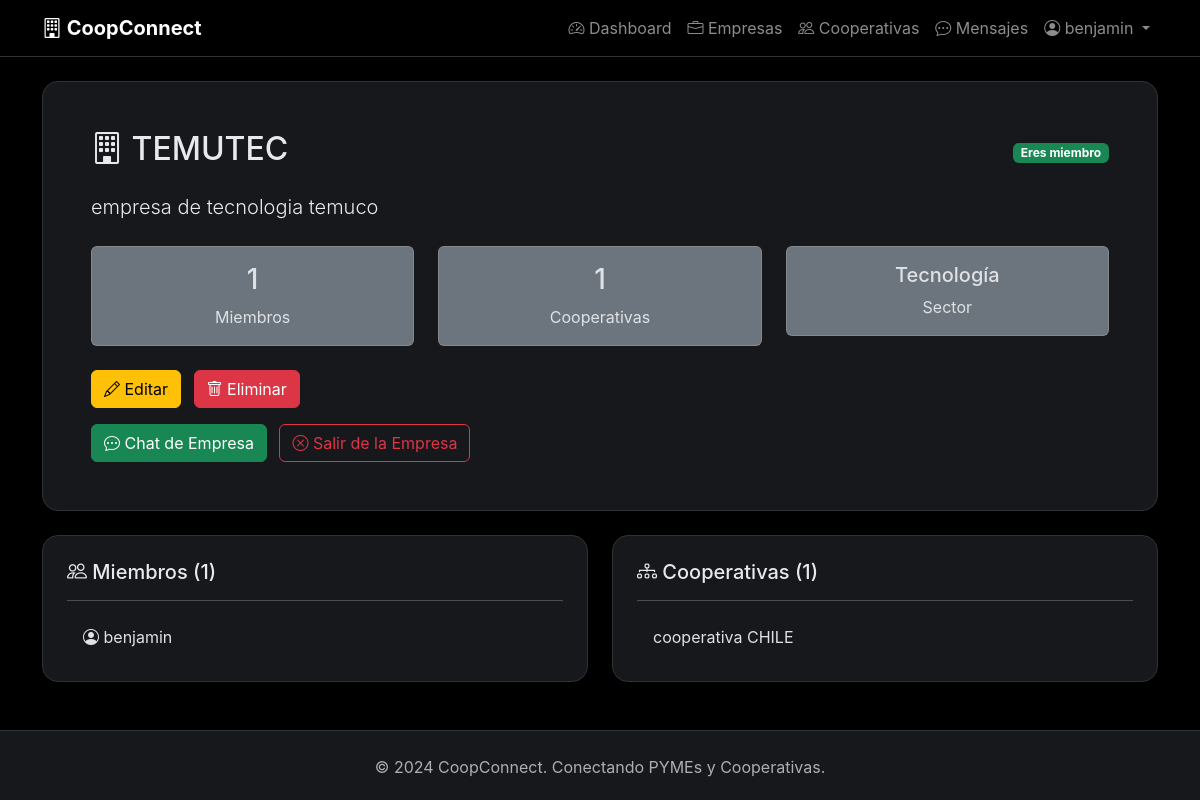
Page /organizations/companies/1/ (signed in) on the committed database.
### organizations/models.py (models this page shows, shortened)
class Company(models.Model):
    name = models.CharField(max_length=200, unique=True, verbose_name='Nombre')
    sector = models.CharField(max_length=50, choices=SECTOR_CHOICES, verbose_name='Sector')
    description = models.TextField(verbose_name='Descripción')
    access_code = models.CharField(max_length=20, default='123456', verbose_name='Código de Acceso', help_text='Código para que otros usuarios se unan a tu empresa')
    created_by = models.ForeignKey(User, on_delete=models.SET_NULL, null=True, related_name='companies_created')
    created_at = models.DateTimeField(auto_now_add=True)
    class Meta:
        verbose_name = 'Empresa'
        verbose_name_plural = 'Empresas'
        ordering = ['-created_at']
    @property
    def members_count(self):
        return self.members.count()

class Cooperative(models.Model):
    name = models.CharField(max_length=200, unique=True, verbose_name='Nombre')
    sector = models.CharField(max_length=50, choices=SECTOR_CHOICES, verbose_name='Sector')
    description = models.TextField(verbose_name='Descripción')
    companies = models.ManyToManyField(Company, related_name='cooperatives', blank=True)
    created_by = models.ForeignKey(User, on_delete=models.SET_NULL, null=True, related_name='cooperatives_created')
    created_at = models.DateTimeField(auto_now_add=True)
    class Meta:
        verbose_name = 'Cooperativa'
        verbose_name_plural = 'Cooperativas'
        ordering = ['-created_at']

### accounts/models.py (models this page shows, shortened)
class Profile(models.Model):
    user = models.OneToOneField(User, on_delete=models.CASCADE, related_name='profile')
    company = models.ForeignKey('organizations.Company', on_delete=models.SET_NULL, null=True, blank=True, related_name='members')
    avatar = models.ImageField(upload_to='avatars/', null=True, blank=True)
    bio = models.TextField(max_length=500, blank=True)
    created_at = models.DateTimeField(auto_now_add=True)
    class Meta:
        verbose_name = 'Perfil'
        verbose_name_plural = 'Perfiles'

### organizations/views.py (the view)
# urls.py: path('companies/<int:pk>/', views.company_detail, name='company_detail'),
@login_required
def company_detail(request, pk):
    company = get_object_or_404(Company, pk=pk)
    members = company.members.all()
    cooperatives = company.cooperatives.all()
    is_member = request.user.profile.company == company
    can_join = not request.user.profile.company
    context = {
        'company': company,
        'members': members,
        'cooperatives': cooperatives,
        'is_member': is_member,
        'can_join': can_join,
    }
    return render(request, 'organizations/company_detail.html', context)

### templates/organizations/company_detail.html (shortened to what this page needs)
{% extends 'base.html' %}
{% block content %}
<div class="container mt-4">
    <div class="card-custom p-5 mb-4">
        <div class="d-flex justify-content-between align-items-center mb-3">
            <h2><i class="bi bi-building"></i> {{ company.name }}</h2>
            {% if is_member %}
            <span class="badge bg-success">Eres miembro</span>
            {% endif %}
        </div>
        <p class="lead">{{ company.description }}</p>
        <div class="row mt-4">
            <div class="col-md-4">
                <div class="card bg-secondary p-3 text-center">
                    <h3>{{ company.members_count }}</h3>
                    <p class="mb-0">Miembros</p>
                </div>
            </div>
            <div class="col-md-4">
                <div class="card bg-secondary p-3 text-center">
                    <h3>{{ cooperatives.count }}</h3>
                    <p class="mb-0">Cooperativas</p>
                </div>
            </div>
            <div class="col-md-4">
                <div class="card bg-secondary p-3 text-center">
                    <h5>{{ company.get_sector_display }}</h5>
                    <p class="mb-0">Sector</p>
                </div>
            </div>
        </div>
        <div class="mt-4">
            {% if user == company.created_by %}
            <div class="mb-3">
                <a href="{% url 'organizations:company_edit' company.id %}" class="btn btn-warning me-2">
                    <i class="bi bi-pencil"></i> Editar
                </a>
                <a href="{% url 'organizations:company_delete' company.id %}" class="btn btn-danger">
                    <i class="bi bi-trash"></i> Eliminar
                </a>
            </div>
            {% endif %}
            {% if is_member %}
            <a href="{% url 'messaging:create_company_chat' company.id %}" class="btn btn-success me-2">
                <i class="bi bi-chat-dots"></i> Chat de Empresa
            </a>
            <a href="{% url 'organizations:company_leave' company.id %}" class="btn btn-outline-danger"
                onclick="return confirm('¿Seguro que quieres salir de esta empresa?')">
                <i class="bi bi-x-circle"></i> Salir de la Empresa
            </a>
            {% elif can_join %}
            <a href="{% url 'organizations:company_join' company.id %}" class="btn btn-primary">
                <i class="bi bi-plus-circle"></i> Unirme a esta Empresa
            </a>
            {% elif user.profile.company %}
            <div class="alert alert-warning">
                Ya perteneces a otra empresa.
            </div>
            {% endif %}
        </div>
    </div>
    <div class="row">
        <div class="col-md-6">
            <div class="card-custom p-4">
                <h5><i class="bi bi-people"></i> Miembros ({{ members.count }})</h5>
                <hr>
                {% if members %}
                <div class="list-group list-group-flush">
                    {% for member in members %}
                    <div class="list-group-item bg-transparent border-secondary">
                        <i class="bi bi-person-circle"></i> {{ member.user.username }}
                    </div>
                    {% endfor %}
                </div>
                {% else %}
                <p class="text-muted">No hay miembros aún.</p>
                {% endif %}
            </div>
        </div>
        <div class="col-md-6">
            <div class="card-custom p-4">
                <h5><i class="bi bi-diagram-3"></i> Cooperativas ({{ cooperatives.count }})</h5>
                <hr>
                {% if cooperatives %}
                <div class="list-group list-group-flush">
                    {% for coop in cooperatives %}
                    <a href="{% url 'organizations:cooperative_detail' coop.id %}"
                        class="list-group-item list-group-item-action bg-transparent border-secondary">
                        {{ coop.name }}
                    </a>
                    {% endfor %}
                </div>
                {% else %}
                <p class="text-muted">No pertenece a ninguna cooperativa.</p>
                {% endif %}
            </div>
        </div>
    </div>
</div>
{% endblock %}

### templates/base.html (shortened to what this page needs)
<!DOCTYPE html>
{% load static %}
<html lang="es" data-bs-theme="dark">
<head>
    <link href="https://cdn.jsdelivr.net/npm/bootstrap@5.3.2/dist/css/bootstrap.min.css" rel="stylesheet">
    <link rel="stylesheet" href="https://cdn.jsdelivr.net/npm/bootstrap-icons@1.11.1/font/bootstrap-icons.css">
    <link rel="stylesheet" href="{% static 'css/styles.css' %}">
</head>
<body>
    {% block navbar %}
    <nav class="navbar navbar-expand-lg navbar-dark navbar-custom sticky-top">
        <div class="container">
            <a class="navbar-brand fw-bold" href="{% url 'dashboard' %}">
                <i class="bi bi-building"></i> CoopConnect
            </a>
            <div class="collapse navbar-collapse" id="navbarNav">
                <ul class="navbar-nav ms-auto">
                    <li class="nav-item">
                        <a class="nav-link" href="{% url 'dashboard' %}">
                            <i class="bi bi-speedometer2"></i> Dashboard
                        </a>
                    </li>
                    <li class="nav-item">
                        <a class="nav-link" href="{% url 'organizations:company_list' %}">
                            <i class="bi bi-briefcase"></i> Empresas
                        </a>
                    </li>
                    <li class="nav-item">
                        <a class="nav-link" href="{% url 'organizations:cooperative_list' %}">
                            <i class="bi bi-people"></i> Cooperativas
                        </a>
                    </li>
                    <li class="nav-item">
                        <a class="nav-link" href="{% url 'messaging:chat_list' %}">
                            <i class="bi bi-chat-dots"></i> Mensajes
                        </a>
                    </li>
                    <li class="nav-item dropdown">
                        <a class="nav-link dropdown-toggle" href="#" role="button" data-bs-toggle="dropdown">
                            <i class="bi bi-person-circle"></i> {{ user.username }}
                        </a>
                    </li>
                </ul>
            </div>
        </div>
    </nav>
    {% endblock %}
    <div class="content-wrapper">
        {% block content %}{% endblock %}
    </div>
    {% block footer %}
    <footer class="py-4 mt-5">
        <div class="container text-center text-muted">
            <p class="mb-0">&copy; 2024 CoopConnect. Conectando PYMEs y Cooperativas.</p>
        </div>
    </footer>
    {% endblock %}
</body>
</html>

### static/css/styles.css (style rules this page uses)
:root { --primary-blue: #1d9bf0; --dark-bg: #000000; --card-bg: #16181c; --border-color: #2f3336; --text-color: #e7e9ea; --text-muted: #71767b; }
body { background-color: var(--dark-bg); color: var(--text-color); font-family: -apple-system, BlinkMacSystemFont, "Segoe UI", Roboto, "Helvetica Neue", Arial, sans-serif; min-height: 100vh; display: flex; flex-direction: column; }
.navbar-custom { background-color: rgba(0, 0, 0, 0.95) !important; backdrop-filter: blur(10px); border-bottom: 1px solid var(--border-color); }
.navbar { background-color: #16181c; border-bottom: 1px solid var(--border-color); }
.navbar-brand { font-weight: 700; }
.card-custom { background-color: var(--card-bg); border: 1px solid var(--border-color); border-radius: 16px; transition: all 0.3s ease; }
.content-wrapper { flex: 1; }
footer { background-color: var(--card-bg); border-top: 1px solid var(--border-color); margin-top: auto; }

### rows in the picture
Company: name "TEMUTEC", description "empresa de tecnologia temuco", members_count "1", sector "Tecnología", count "1"
Profile: user.username "benjamin"
Cooperative: name "cooperativa CHILE"

### other values in the picture
{{ user.username }} "benjamin"
{{ cooperatives.count }} "1"
